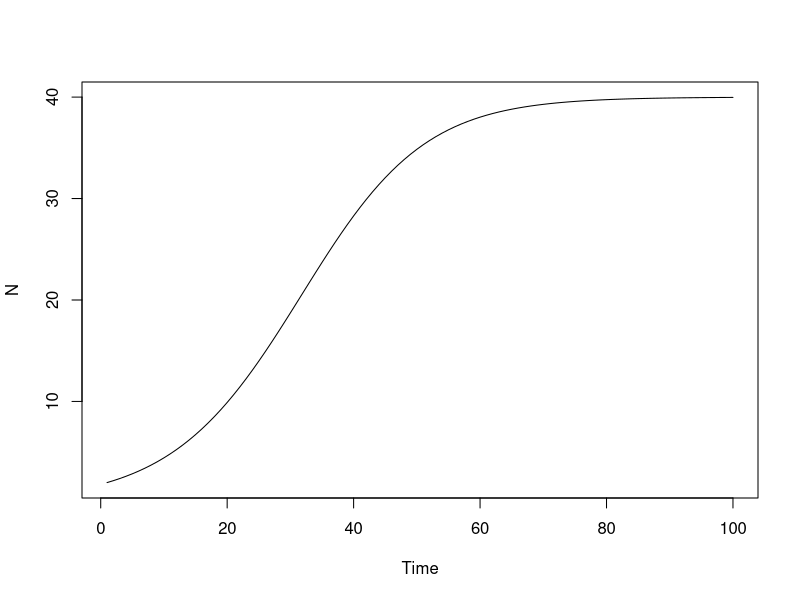
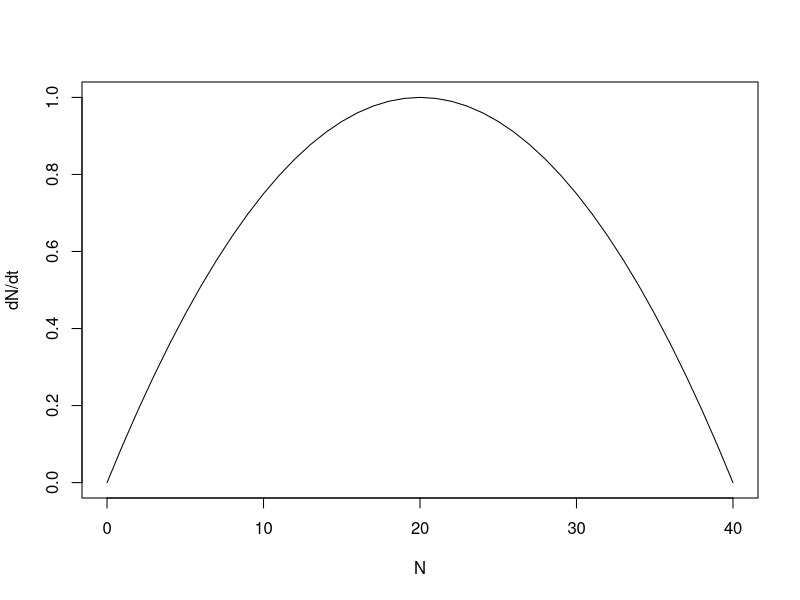
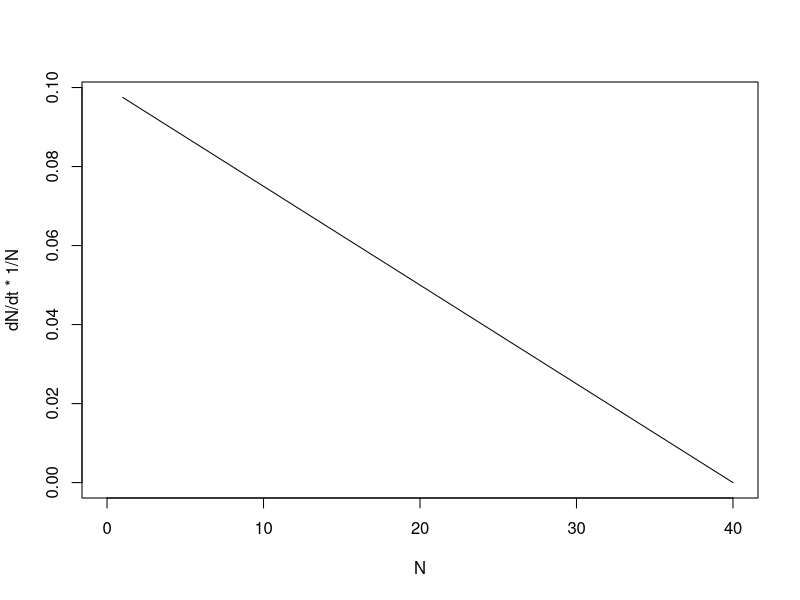
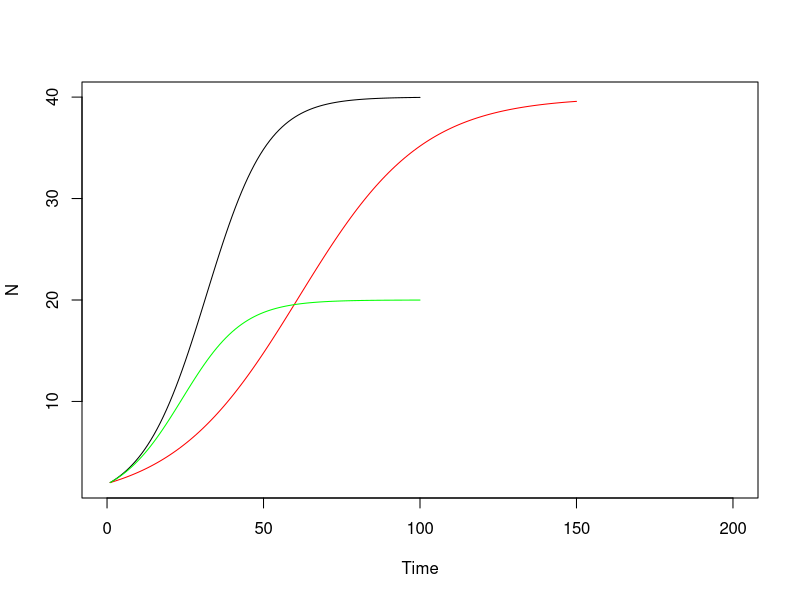

Source code (R) for these figures, in order:
## ---- chunk 1
knitr::opts_chunk$set(echo = TRUE)
## ---- chunk 2
rm(list = ls()) # It is often a good practice to start your scrpits with this command, 
# which clears the workspace (console, "calculator") from all objects. 
# *Note though that if you want to start a completely clean R session you need to 
# quit the program the usual way.

# Two parameters govern the dynamics of the population: the growth rate (r) and  
# the carrying capacity (K).
# We can give them arbitrary values, it does not really matter here.
r <- 0.1
K <- 40

# We also need to set the initial population density and the time range 
N_ini <- 2
t <- 100

# Now we can calculate the density at the next time step!
N2 <- r * N_ini * (1-(N_ini/K)) + N_ini
N3 <- r * N2 * (1-(N2/K)) + N2
#... etc etc
## ---- chunk 3
#for (each of these values) {
#    do the commands between the curly brackets
#}
## ---- chunk 4
vec <- seq(1, 20, 1)
vec
#vec[3] # the third element in vec is 3
## ---- chunk 5
# Create an empty vector to store the values in
N <- rep(NA, t) # this repeats NA t times
N[1] <- N_ini   # Set element number 1 to N_ini


for (i in 2:t) { # this performs the calculation in the loop from 2 to t, i is the current value
  N[i] <- r * N[i-1] * (1-(N[i - 1]/K)) + N[i-1]
}

## ---- chunk 6
# Plot how population abundance change over time
plot(y = N, x = 1:t, xlab = "Time", ylab = "N", type = "l")
## ---- chunk 7
## We can start by creating a vector of N-values (ranging from 0 to carrying capacity):
N_vec <- seq(from = 0, to = K, by = 1)
N_vec

## Population growth rate
growth_pop <- r * N_vec * (1-(N_vec/K))

# Plot how population growth rate varies with population density
plot(growth_pop ~ N_vec, xlab = "N", ylab = "dN/dt", type = "l")

## Per capita growth rate
growth_cap <- growth_pop / N_vec

# Plot how per capita growth rate varies with population density
plot(growth_cap ~ N_vec, xlab = "N", ylab = "dN/dt * 1/N", type = "l")
## ---- chunk 8
# Create a new vector with r being half as large
N2 <- rep(NA, t)
N2[1] <- N_ini
for (i in 2:150) {
N2[i] <- (r/2) * N2[i-1] * (1-(N2[i - 1]/K)) + N2[i-1]
}

# Create a new vector with K being half as large
N3 <- rep(NA, t)
N3[1] <- N_ini
for (i in 2:t) {
N3[i] <- r * N3[i-1] * (1-(N3[i - 1]/(K/2))) + N3[i-1]
}

# To plot population abundance change over time: Plot the original plot and add the two lines by the command “lines”. Note that we have change the scale on the x axis to capture the asymptote for N2:
plot(y = N, x = 1:t, xlab = "Time", ylab = "N", type = "l", xlim =c(0,200) )
lines(y = N2, x = 1:150, col="red")
lines(y = N3, x = 1:t, col="green")
